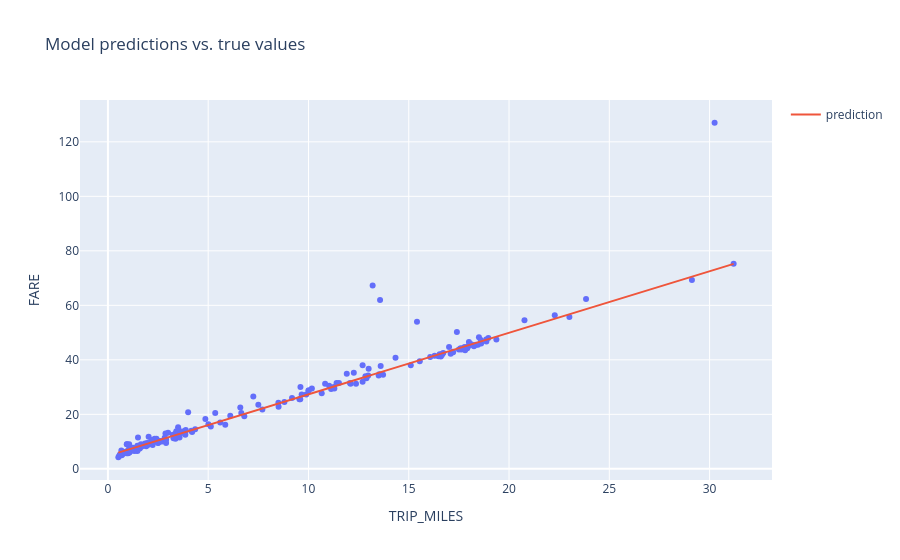
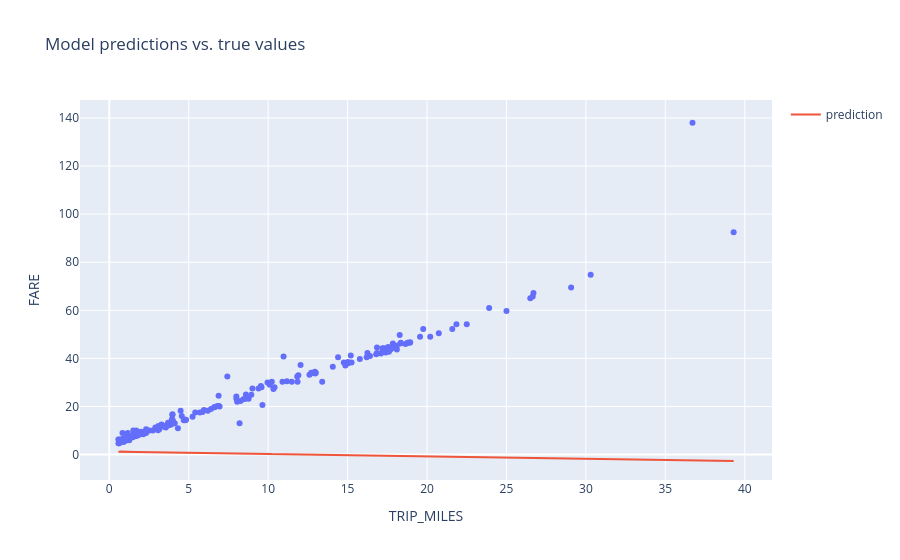
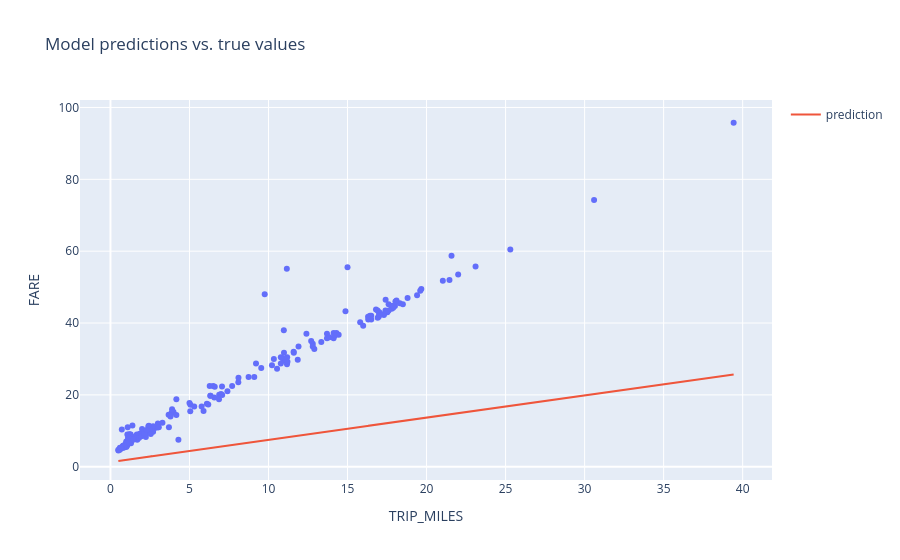

The cell these charts' notebook holds for them, in order:
### Markdown cell above
## Experiment with hyperparameters

It is common with machine learning to run multiple experiments to find the best set of hyperparmeters to train your model. In this step, try varying the hyperparameters one by one with this set of experiments:

* *Experiment 1:* **Increase** the learning rate to **``1.0``** (batch size at ``50``).
* *Experiment 2:* **Decrease** the learning rate to **``0.0001``** (batch size at ``50``).
* *Experiment 3:* **Increase** the batch size to **``500``** (learning rate at ``0.001``).

**Instructions**
1. Update the hyperparameter values in the **Experiment 2** code cell according to the experiment.
2. Run the **Experiment 2** code cell.
3. After the training run, examine the output and note any differences you see in the loss curve or model output.
4. Repeat steps 1 - 3 for each hyperparameter experiment.
5. **Check your understanding** by answering these questions:
  * How did raising the learning rate impact your ability to train the model?
  * How did lowering the learning rate impact your ability to train the model?
  * Did changing the batch size effect your training results?

### Code cell
#@title Code - Experiment 2

# The following variables are the hyperparameters.
# Experiment 2a: High learning rate
settings_2a = ml_edu.experiment.ExperimentSettings(
    learning_rate = 1.0,       # HIGH: model will not converge, loss oscillates
    number_epochs = 20,
    batch_size = 50,
    input_features = ['TRIP_MILES']
)
model_2a = create_model(settings_2a, metrics)
experiment_2a = train_model('high_lr', model_2a, training_df, 'FARE', settings_2a)
ml_edu.results.plot_experiment_metrics(experiment_2a, ['rmse'])
ml_edu.results.plot_model_predictions(experiment_2a, training_df, 'FARE')

# Experiment 2b: Low learning rate
settings_2b = ml_edu.experiment.ExperimentSettings(
    learning_rate = 0.0001,    # LOW: converges slowly, needs more epochs
    number_epochs = 20,
    batch_size = 50,
    input_features = ['TRIP_MILES']
)
model_2b = create_model(settings_2b, metrics)
experiment_2b = train_model('low_lr', model_2b, training_df, 'FARE', settings_2b)
ml_edu.results.plot_experiment_metrics(experiment_2b, ['rmse'])
ml_edu.results.plot_model_predictions(experiment_2b, training_df, 'FARE')

# Experiment 2c: Large batch size
settings_2c = ml_edu.experiment.ExperimentSettings(
    learning_rate = 0.001,
    number_epochs = 20,
    batch_size = 500,          # LARGE: faster epochs but slower convergence
    input_features = ['TRIP_MILES']
)
model_2c = create_model(settings_2c, metrics)
experiment_2c = train_model('big_batch', model_2c, training_df, 'FARE', settings_2c)
ml_edu.results.plot_experiment_metrics(experiment_2c, ['rmse'])
ml_edu.results.plot_model_predictions(experiment_2c, training_df, 'FARE')

### Figure 1 — Plotly figure (JSON) as saved in the notebook; plotly's stock layout.template omitted (floating-point values rounded to 4 significant figures; data arrays with more than 128 entries replaced by an {"elided": "..."} marker saying what was removed)
{"data": [{"hovertemplate": "TRIP_MILES=%{x}<br>FARE=%{y}<extra></extra>", "legendgroup": "", "marker": {"color": "#636efa", "symbol": "circle"}, "mode": "markers", "name": "", "orientation": "v", "showlegend": false, "type": "scatter", "x": {"elided": "200 float values"}, "xaxis": "x", "y": {"elided": "200 float values"}, "yaxis": "y"}, {"mode": "lines", "name": "prediction", "type": "scatter", "x": {"elided": "200 float values"}, "y": {"elided": "200 float values"}}], "layout": {"legend": {"tracegroupgap": 0}, "title": {"text": "Model predictions vs. true values"}, "xaxis": {"anchor": "y", "domain": [0, 1], "title": {"text": "TRIP_MILES"}}, "yaxis": {"anchor": "x", "domain": [0, 1], "title": {"text": "FARE"}}}}

### Figure 2 — Plotly figure (JSON) as saved in the notebook; plotly's stock layout.template omitted (floating-point values rounded to 4 significant figures; data arrays with more than 128 entries replaced by an {"elided": "..."} marker saying what was removed)
{"data": [{"hovertemplate": "TRIP_MILES=%{x}<br>FARE=%{y}<extra></extra>", "legendgroup": "", "marker": {"color": "#636efa", "symbol": "circle"}, "mode": "markers", "name": "", "orientation": "v", "showlegend": false, "type": "scatter", "x": {"elided": "200 float values"}, "xaxis": "x", "y": {"elided": "200 float values"}, "yaxis": "y"}, {"mode": "lines", "name": "prediction", "type": "scatter", "x": {"elided": "200 float values"}, "y": {"elided": "200 float values"}}], "layout": {"legend": {"tracegroupgap": 0}, "title": {"text": "Model predictions vs. true values"}, "xaxis": {"anchor": "y", "domain": [0, 1], "title": {"text": "TRIP_MILES"}}, "yaxis": {"anchor": "x", "domain": [0, 1], "title": {"text": "FARE"}}}}

### Figure 3 — Plotly figure (JSON) as saved in the notebook; plotly's stock layout.template omitted (floating-point values rounded to 4 significant figures; data arrays with more than 128 entries replaced by an {"elided": "..."} marker saying what was removed)
{"data": [{"hovertemplate": "TRIP_MILES=%{x}<br>FARE=%{y}<extra></extra>", "legendgroup": "", "marker": {"color": "#636efa", "symbol": "circle"}, "mode": "markers", "name": "", "orientation": "v", "showlegend": false, "type": "scatter", "x": {"elided": "200 float values"}, "xaxis": "x", "y": {"elided": "200 float values"}, "yaxis": "y"}, {"mode": "lines", "name": "prediction", "type": "scatter", "x": {"elided": "200 float values"}, "y": {"elided": "200 float values"}}], "layout": {"legend": {"tracegroupgap": 0}, "title": {"text": "Model predictions vs. true values"}, "xaxis": {"anchor": "y", "domain": [0, 1], "title": {"text": "TRIP_MILES"}}, "yaxis": {"anchor": "x", "domain": [0, 1], "title": {"text": "FARE"}}}}
